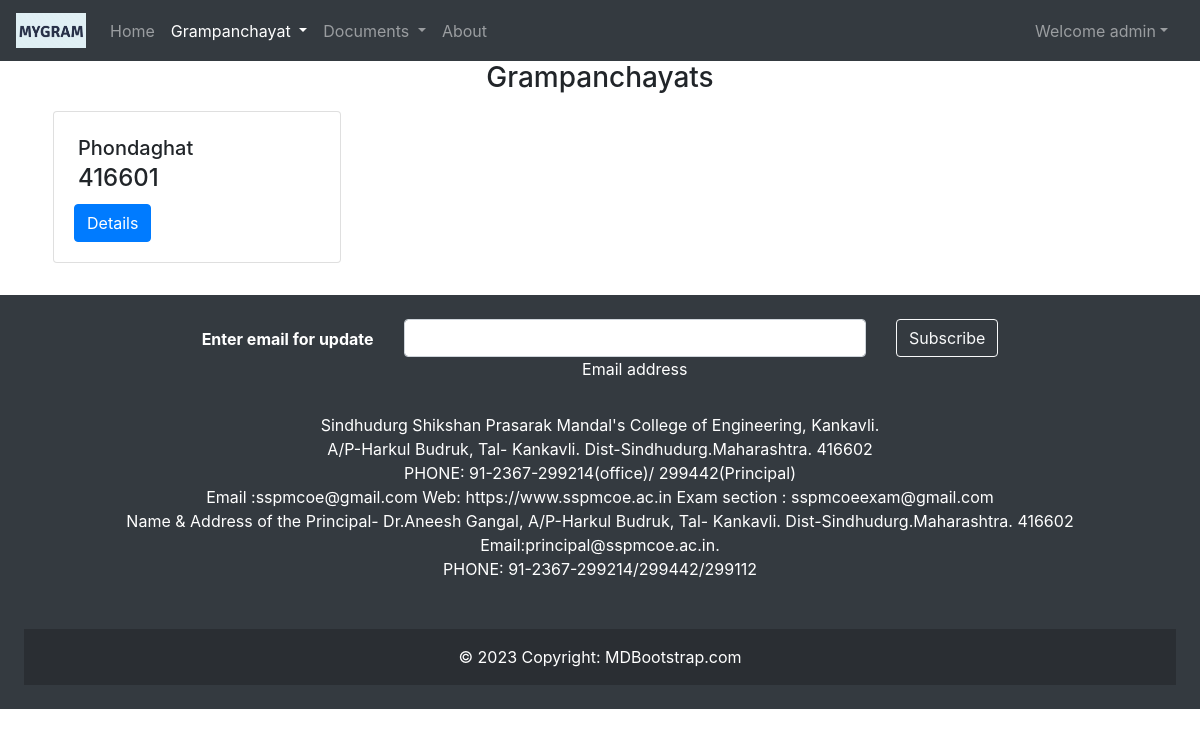
Page /viewgram/ (signed in) on the earlier database version.
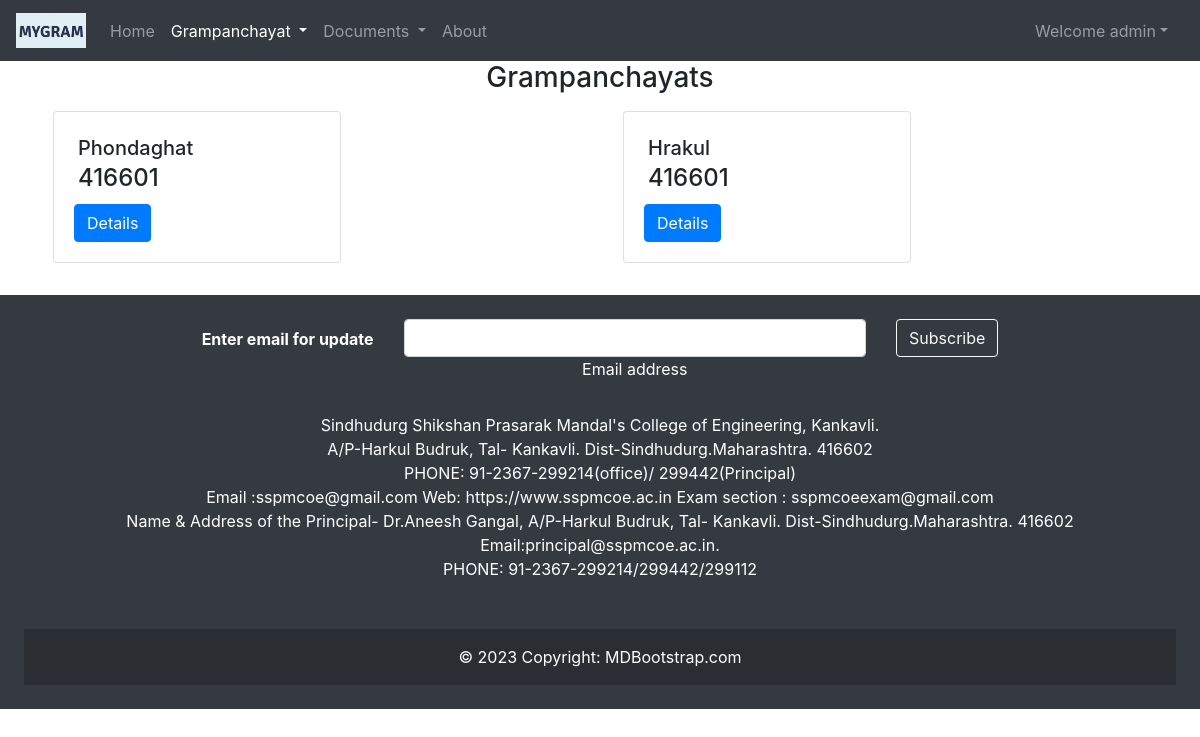
Same page on the later database version.
### gramapp/models.py (models this page shows, shortened)
class Grampanchayat(models.Model):
    gramid = models.IntegerField(primary_key=True)
    gramname = models.CharField(max_length=50, unique=True)
    gramaddress = models.TextField(max_length=100)
    gramemail = models.EmailField()
    gramcontact = models.CharField(max_length=10)

### gramapp/views.py (the view)
# urls.py: path('viewgram/', views.viewgram, name='viewgram'),
def viewgram(request):
    current_user = request.user
    if current_user.is_superuser:
        grampanchayat = Grampanchayat.objects.all()
        context = {'grampanchayat': grampanchayat}
        return render(request, 'gramapp/viewGrampanchayat.html', context)
    else:
        return render(request, 'gramapp/pageNotFound.html')

### templates/gramapp/viewGrampanchayat.html (shortened to what this page needs)
{% extends 'gramapp/base1.html' %}
{% block gramactive %} active {% endblock gramactive %}
{% block body %}
<center><h3>Grampanchayats</h3></center>
<div class="container">
    <div class="row justify-content-center">
        {% if grampanchayat %}
    {% for grampanchayat in grampanchayat %}
        <div class="col md-6">
            <div class="card m-2" style="width: 18rem;">
                <div class="card-body">
                    <h5 class="card-title m-1">{{grampanchayat.gramname}}</h5>
                    <h4 class="card-subtitle m-1">{{grampanchayat.gramaddress}}</h4>
                    <a href="{% url 'gramdetail' grampanchayat.pk %}" class="btn btn-primary mt-2">Details</a>
                </div>
            </div>
        </div>
            {% endfor %}
{% else %}
 <h4>No Grampanchayat</h4>
{% endif %}
    </div>
</div>
{% endblock body %}

### templates/gramapp/base1.html (shortened to what this page needs)
<!doctype html>
<html lang="en">
<head>
    <link rel="stylesheet" href="https://stackpath.bootstrapcdn.com/bootstrap/4.5.2/css/bootstrap.min.css"
>
</head>
<body>
<header>
    <nav class="navbar navbar-expand-lg navbar-dark bg-dark">
        <a class="navbar-brand" href="{% url 'home1' %}">
            {% load static %}
            <img src="{% static 'logo/mygram logo.png' %}" width="70" height="35" class="d-inline-block align-top" alt="">
        </a>
        <div class="collapse navbar-collapse" id="navbarSupportedContent">
            <ul class="navbar-nav mr-auto">
                <li class="nav-item {% block homeactive %}  {% endblock homeactive %}">
                    <a class="nav-link" href="{% url 'home1' %}">Home <span class="sr-only">(current)</span></a>
                </li>
                {% if user.is_superuser %}
                <li class="nav-item dropdown {% block gramactive %}  {% endblock gramactive %}">
                    <a class="nav-link dropdown-toggle" href="#" id="grampanchayat" data-toggle="dropdown"
                        aria-haspopup="true" aria-expanded="false">
                        Grampanchayat
                    </a>
                </li>
                {% endif %}
                <li class="nav-item dropdown {% block documentactive %}  {% endblock documentactive %}">
                    <a class="nav-link dropdown-toggle" href="#" id="documents" data-toggle="dropdown"
                        aria-haspopup="true" aria-expanded="false">
                        Documents
                    </a>
                    </li>
                <li class="nav-item {% block aboutactive %}  {% endblock aboutactive %}">
                    <a class="nav-link" href="/about">About</a>
                </li>
            </ul>
            {% if user.is_authenticated %}
            <ul class="navbar-nav mr-2">
                <li class="nav-item dropdown">
                    <a class="nav-link dropdown-toggle" href='#' id="navbarDropdown" role="button"
                        data-toggle="dropdown"> Welcome {{request.user}}</a>
                </li>
            </ul>
        </div>
        {% else %}
        <button type="button" class="btn btn-primary mr-2" data-toggle="modal" data-target="#loginModal">
            Login
        </button>
        {% endif %}
    </nav>
</header>
    {% block body %} {% endblock body %}
    <br>
    <footer class="bg-dark text-center text-white">
        <div class="p-4">
            <section class="">
                <form method="post" action="">
                    <div class="row d-flex justify-content-center">
                        <div class="col-auto">
                            <p class="pt-2">
                                <strong>Enter email for update</strong>
                            </p>
                        </div>
                        <div class="col-md-5 col-12">
                            <div class="form-outline form-white mb-4">
                                <input type="email" name="subscriber" id="subscriber" class="form-control" autocomplete="off" />
                                <label class="form-label" for="subscriber">Email address</label>
                            </div>
                        </div>
                        <div class="col-auto">
                            <button type="submit" class="btn btn-outline-light mb-4">
                                Subscribe
                            </button>
                        </div>
                    </div>
                </form>
            </section>
            <section class="mb-4">
                <p>
                    Sindhudurg Shikshan Prasarak Mandal's College of Engineering, Kankavli.<br>
                    A/P-Harkul Budruk, Tal- Kankavli. Dist-Sindhudurg.Maharashtra. 416602<br>
                    PHONE: 91-2367-299214(office)/ 299442(Principal)<br>
                    Email :sspmcoe@gmail.com Web: https://www.sspmcoe.ac.in Exam section : sspmcoeexam@gmail.com<br>
                    Name & Address of the Principal- Dr.Aneesh Gangal, A/P-Harkul Budruk, Tal- Kankavli.
                    Dist-Sindhudurg.Maharashtra. 416602<br>
                    Email:principal@sspmcoe.ac.in.<br>
                    PHONE: 91-2367-299214/299442/299112<br><br>
                </p>
            </section>
            <div class="text-center p-3" style="background-color: rgba(0, 0, 0, 0.2);">
                © 2023 Copyright:
                <a class="text-white" href="https://mdbootstrap.com/">MDBootstrap.com</a>
            </div>
        </div>
    </footer>
</body>
</html>

Differences in the rows shown:
added Grampanchayat: gramname "Hrakul", gramaddress "416601"
